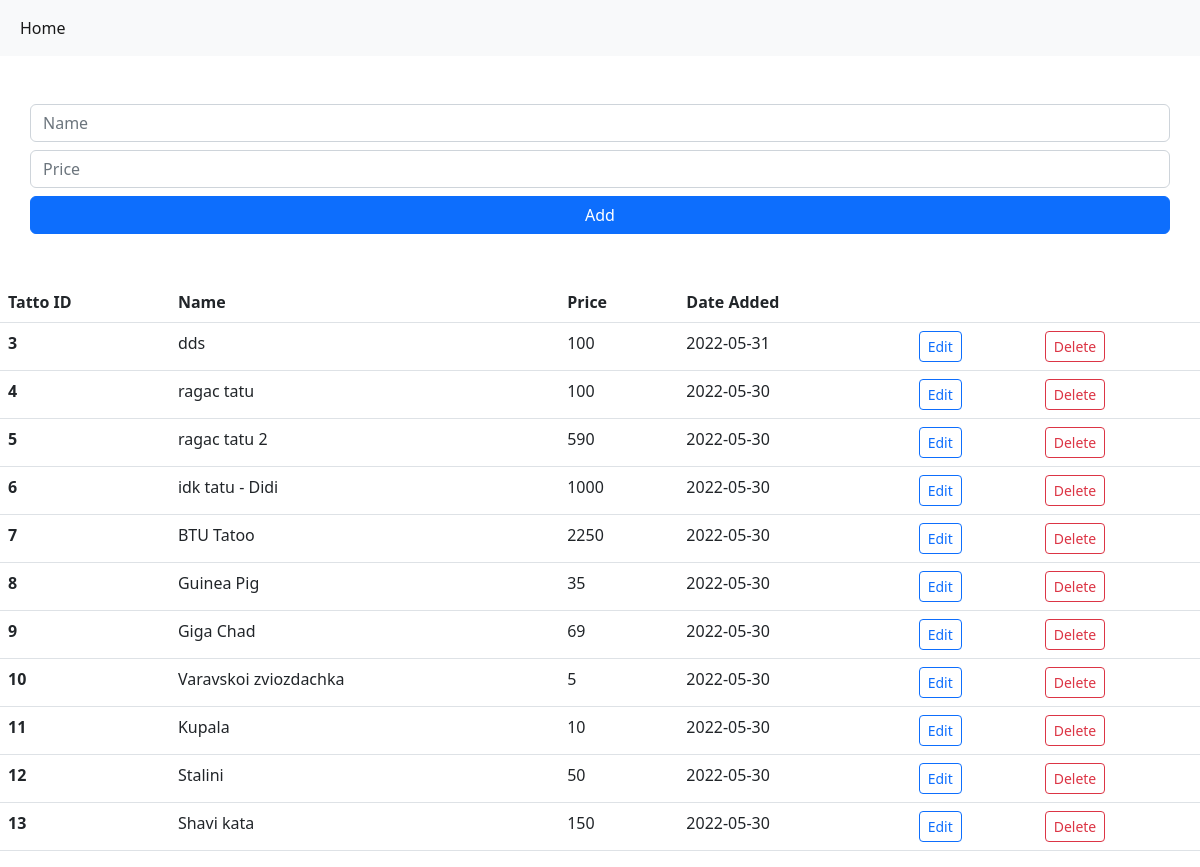
The page / on the database its author committed.
### app.py (models this page shows)
class Tatoo(db.Model):
    tatoo_id = db.Column(db.Integer, primary_key = True)
    name = db.Column(db.String(100))
    price = db.Column(db.Integer)
    date_added = db.Column(db.Date, default = datetime.utcnow)

### app.py (the view)
@app.route('/')
def index():
    data = Tatoo.query.all()
    return render_template('index.html', data = data)

### templates/index.html (shortened to what this page needs)
{% extends "main.html" %}
    {% block content %}
    <table class="table">
        <thead>
          <tr>
            <th scope="col">Tatto ID</th>
            <th scope="col">Name</th>
            <th scope="col">Price</th>
            <th scope="col">Date Added</th>
            <th scope="col"></th>
            <th scope="col"></th>
          </tr>
        </thead>
        <tbody>
          {% for i in data %}
            <tr>
                <th scope="row">{{ i.tatoo_id }}</th>
                <td>{{ i.name }}</td>
                <td>{{ i.price }}</td>
                <td>{{ i.date_added }}</td>
                <td><form method="POST" action={{ url_for('process') }}>
                    <input class="btn btn-outline-primary btn-sm" type="submit" value="Edit" name="action">
                </form>
                </td>
                <td><form method="POST" action={{ url_for('process') }}>
                  <input class="btn btn-outline-danger btn-sm" type="submit" value="Delete" name="action">
                </form>
                </td>
            </tr>
          {% endfor %}
        </tbody>
      </table>
    {% endblock %}

### templates/main.html (shortened to what this page needs)
<!DOCTYPE html>
<html lang="en">
<head>
    <link href="https://cdn.jsdelivr.net/npm/bootstrap@5.2.0-beta1/dist/css/bootstrap.min.css" rel="stylesheet">
</head>
<body>
    <nav class="navbar navbar-expand-lg bg-light">
      <div class="container-fluid">
        <div class="collapse navbar-collapse" id="navbarNavAltMarkup">
          <div class="navbar-nav">
            <a class="nav-link active" aria-current="page" href={{ url_for('index') }}>Home</a>
          </div>
        </div>
      </div>
    </nav>
    <div class="container-sm my-5">
      <form method="POST" action={{ url_for('process') }}>
          <div class="row gy-2 align-self-center">
              <input type="text" class="form-control" name="tatoo_name" placeholder="Name" required>
              <input type="number" class="form-control" name="price" placeholder="Price" required>
              <input type="submit" class="btn btn-primary" name="action" value="Add">
          </div>
      </form>
    </div>
      {% block content %}
      {% endblock %}
</body>
</html>

### rows shown on the page
Tatoo: tatoo_id "3", name "dds", price "100", date_added "2022-05-31"
Tatoo: tatoo_id "4", name "ragac tatu", price "100", date_added "2022-05-30"
Tatoo: tatoo_id "5", name "ragac tatu 2", price "590", date_added "2022-05-30"
Tatoo: tatoo_id "6", name "idk tatu - Didi", price "1000", date_added "2022-05-30"
Tatoo: tatoo_id "7", name "BTU Tatoo", price "2250", date_added "2022-05-30"
Tatoo: tatoo_id "8", name "Guinea Pig", price "35", date_added "2022-05-30"
Tatoo: tatoo_id "9", name "Giga Chad", price "69", date_added "2022-05-30"
Tatoo: tatoo_id "10", name "Varavskoi zviozdachka", price "5", date_added "2022-05-30"
Tatoo: tatoo_id "11", name "Kupala", price "10", date_added "2022-05-30"
Tatoo: tatoo_id "12", name "Stalini", price "50", date_added "2022-05-30"
Tatoo: tatoo_id "13", name "Shavi kata", price "150", date_added "2022-05-30"
